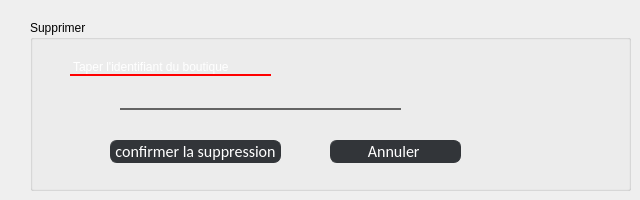
          <widget class="QWidget" name="page_10">
           <widget class="QGroupBox" name="groupBox_13">
            <property name="geometry">
             <rect>
              <x>30</x>
              <y>20</y>
              <width>601</width>
              <height>171</height>
             </rect>
            </property>
            <property name="title">
             <string>Supprimer </string>
            </property>
            <widget class="QLabel" name="label_17">
             <property name="geometry">
              <rect>
               <x>40</x>
               <y>40</y>
               <width>201</width>
               <height>16</height>
              </rect>
             </property>
             <property name="styleSheet">
              <string notr="true">border: 0px solid rgb(255, 0, 0);; 
border-bottom-width: 2px;
border-radius: px;
background-color: rgba(255, 255, 255, 0);
color: rgb(255, 255, 255);</string>
             </property>
             <property name="text">
              <string>Taper l'identifiant du boutique </string>
             </property>
            </widget>
            <widget class="QLineEdit" name="lineEdit_14">
             <property name="geometry">
              <rect>
               <x>90</x>
               <y>70</y>
               <width>281</width>
               <height>20</height>
              </rect>
             </property>
             <property name="styleSheet">
              <string notr="true">border: 0px solid rgb(100, 100,100);; 
border-bottom-width: 2px;
border-radius: px;
background-color: rgba(255, 255, 255, 0);
color: rgb(255, 255, 255);</string>
             </property>
            </widget>
            <widget class="QPushButton" name="supprimer_boutique">
             <property name="geometry">
              <rect>
               <x>80</x>
               <y>120</y>
               <width>171</width>
               <height>23</height>
              </rect>
             </property>
             <property name="styleSheet">
              <string notr="true">QPushButton
{
	background-color:rgb(50, 53, 57);
	border-style:solid;
	border-radius:7px;
	border-width:1px;
border-color: rgb(50, 53, 57);
	color:#ffffff;
	font-size:16px;
font-family:Calibri;
}

QPushButton:hover
{
	background-color: #00000000;
	border-color:red;
	/*color:rgb(30, 227, 0);*/
}

QPushButton:focus
{
	background-color:  red;
	border-color: red;
	color:rgb(255, 255, 255);
}
</string>
             </property>
             <property name="text">
              <string>confirmer la suppression</string>
             </property>
            </widget>
            <widget class="QPushButton" name="pushButton_21">
             <property name="geometry">
              <rect>
               <x>300</x>
               <y>120</y>
               <width>131</width>
               <height>23</height>
              </rect>
             </property>
             <property name="styleSheet">
              <string notr="true">QPushButton
{
	background-color:rgb(50, 53, 57);
	border-style:solid;
	border-radius:7px;
	border-width:1px;
border-color: rgb(50, 53, 57);
	color:#ffffff;
	font-size:16px;
font-family:Calibri;
}

QPushButton:hover
{
	background-color: #00000000;
	border-color: rgb(30, 227, 0);
	/*color:rgb(30, 227, 0);*/
}

QPushButton:focus
{
	background-color:  rgb(30, 227, 0);
	border-color: rgba(30, 227, 0,0);
	color:rgb(255, 255, 255);
}
</string>
             </property>
             <property name="text">
              <string>Annuler </string>
             </property>
            </widget>
           </widget>
          </widget>
